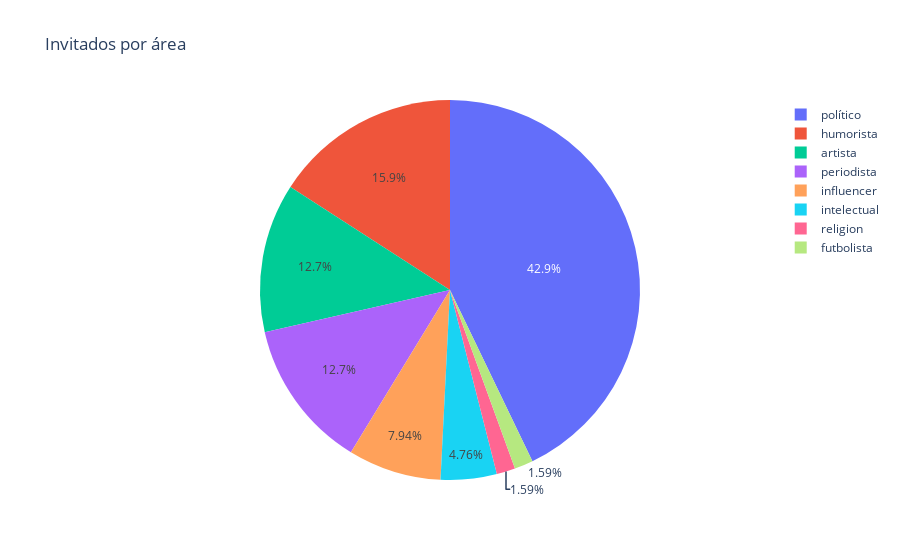

Source (notebook cell):
### Markdown cell above
Distribución de los invitados según su área

### Code cell
#from IPython.display import display, HTML

# Contamos cuántos casos hay para cada valor de 'area'
counts = area_afinidad['area'].value_counts()

#Creamos el gráfico
fig = px.pie(names=counts.index, values=counts.values,
             title='Invitados por área')



fig.show()

# Generamos la imagen del gráfico para que sea visible en Github
import plotly.io as pio
pio.write_image(fig, 'grafico.png')

from IPython.display import Image
Image('grafico.png')

### Figure 1 — Plotly figure (JSON) as saved in the notebook; plotly's stock layout.template omitted (floating-point values rounded to 4 significant figures)
{"data": [{"domain": {"x": [0, 1], "y": [0, 1]}, "hovertemplate": "label=%{label}<br>value=%{value}<extra></extra>", "labels": ["político", "humorista", "artista", "periodista", "influencer", "intelectual", "religion", "futbolista"], "legendgroup": "", "name": "", "showlegend": true, "type": "pie", "values": [27, 10, 8, 8, 5, 3, 1, 1]}], "layout": {"autosize": true, "legend": {"tracegroupgap": 0}, "title": {"text": "Invitados por área"}}}
